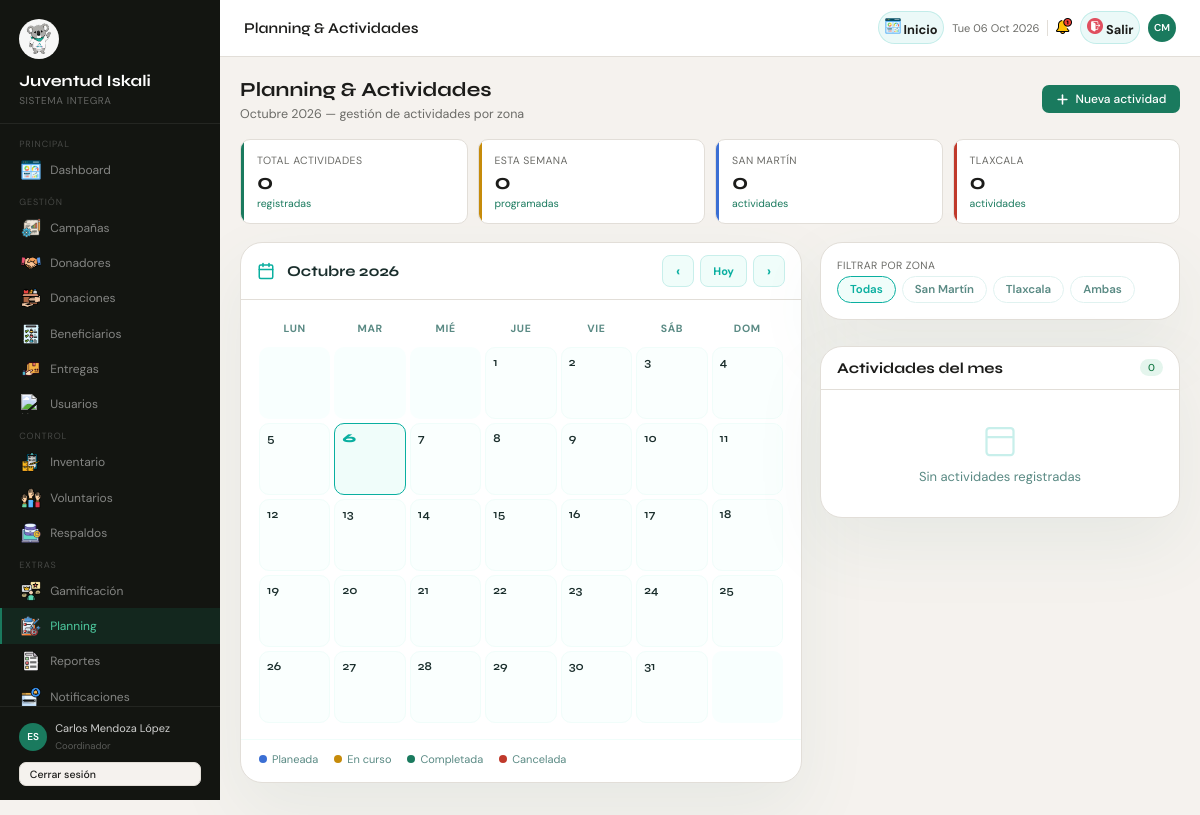
The page /index.php?pagina=planning (signed in) on the database as committed earlier.
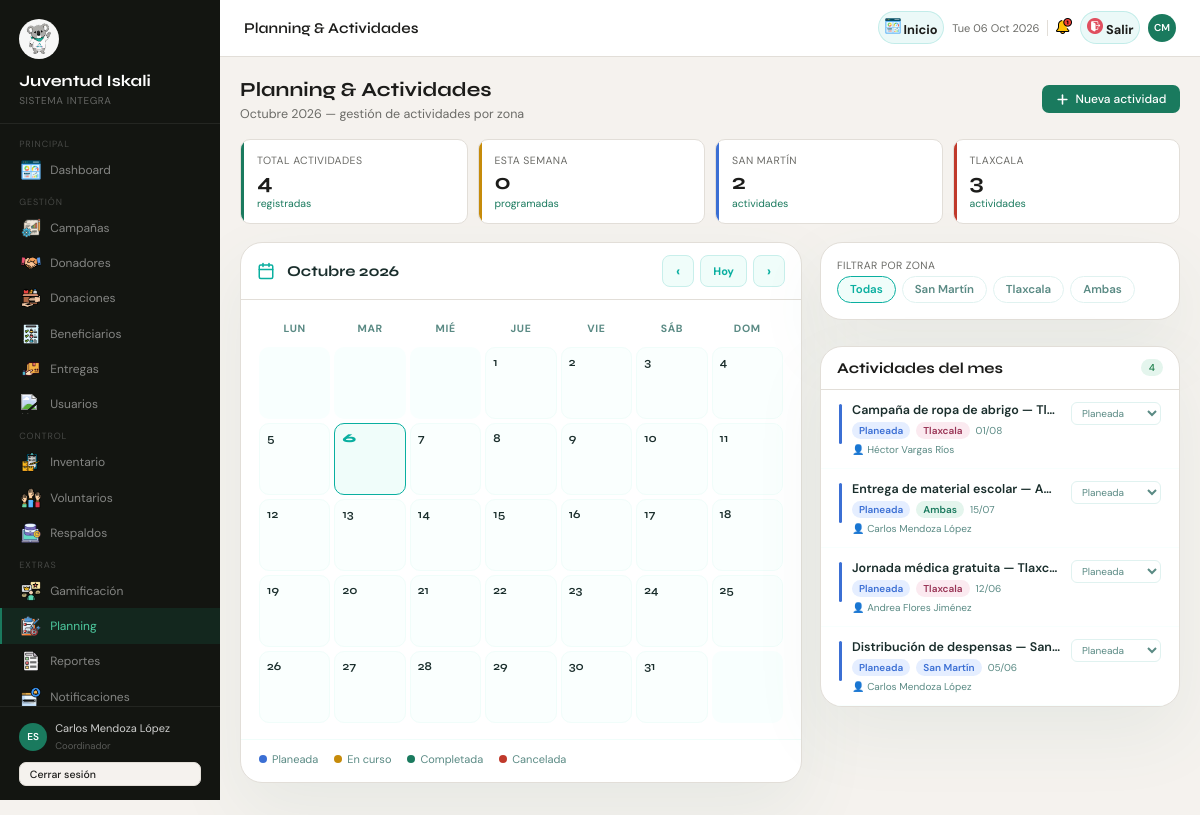
The same page on the database as committed later.
### tables this page shows
CREATE TABLE actividades (
    id_actividad   INT          NOT NULL AUTO_INCREMENT,
    titulo         VARCHAR(150) NOT NULL,
    descripcion    TEXT,
    fecha_inicio   DATETIME     NOT NULL,
    fecha_fin      DATETIME     NOT NULL,
    zona           ENUM('san_martin','tlaxcala','ambas') NOT NULL DEFAULT 'ambas',
    estado         ENUM('planeada','en_curso','completada','cancelada')
                   NOT NULL DEFAULT 'planeada',
    id_responsable INT          NOT NULL,
    creado_en      TIMESTAMP    NOT NULL DEFAULT CURRENT_TIMESTAMP,
    PRIMARY KEY (id_actividad),
    CONSTRAINT chk_act_fechas CHECK (fecha_fin >= fecha_inicio)
);

CREATE TABLE usuarios (
    id_usuario             INT          NOT NULL AUTO_INCREMENT,
    id_rol                 INT          NOT NULL,
    nombre                 VARCHAR(100) NOT NULL,
    apellido               VARCHAR(100) NOT NULL,
    email                  VARCHAR(150) NOT NULL,
    contrasena_hash        VARCHAR(255) NOT NULL,
    activo                 BOOLEAN      NOT NULL DEFAULT TRUE,
    intentos_fallidos      INT          NOT NULL DEFAULT 0,
    fecha_bloqueo_temporal DATETIME,
    ultimo_acceso          DATETIME,
    created_at             DATETIME     NOT NULL DEFAULT CURRENT_TIMESTAMP,
    PRIMARY KEY (id_usuario),
    UNIQUE KEY uq_usuario_email (email)
);

### views/pages/PlanningView.php (the view, shortened to what the changed rows need)
<?php
require_once 'views/layouts/header.php';
$estadoMeta = [
  'planeada'   => ['label' => 'Planeada',   'color' => 'var(--blue)', 'bg' => '#E5EEFF', 'dot' => 'var(--blue)'],
  'en_curso'   => ['label' => 'En curso',   'color' => '#9A6A00', 'bg' => '#FEF5DC', 'dot' => 'var(--amber)'],
  'completada' => ['label' => 'Completada', 'color' => '#157A45', 'bg' => '#E4F5ED', 'dot' => 'var(--accent)'],
  'cancelada'  => ['label' => 'Cancelada',  'color' => 'var(--danger)', 'bg' => '#FDECEA', 'dot' => 'var(--danger)'],
];
$zonaMeta = [
  'san_martin' => ['label' => 'San Martín', 'color' => 'var(--blue)', 'bg' => '#E5EEFF'],
  'tlaxcala'   => ['label' => 'Tlaxcala',   'color' => 'var(--pink)', 'bg' => '#FBEAF0'],
  'ambas'      => ['label' => 'Ambas',       'color' => 'var(--accent)', 'bg' => '#E4F5ED'],
];
$meses_es = [
    1=>'Enero',2=>'Febrero',3=>'Marzo',4=>'Abril',5=>'Mayo',6=>'Junio',
    7=>'Julio',8=>'Agosto',9=>'Septiembre',10=>'Octubre',11=>'Noviembre',12=>'Diciembre'
];
$nombre_mes = $meses_es[$mes_actual] ?? 'Mes';
?>
<div style="display:flex;width:100%;">
  <?php require_once 'views/layouts/sidebar.php'; ?>
  <div class="main">
    <?php require_once 'views/layouts/topbar.php'; ?>
    <div class="content">
      <div style="display:flex;align-items:center;justify-content:space-between;margin-bottom:1.1rem;flex-wrap:wrap;gap:12px;">
        <div>
          <h2 style="font-family:'Syne',sans-serif;font-size:20px;font-weight:700;color:var(--text);margin:0 0 4px;">
            Planning & Actividades
          </h2>
          <p style="font-size:12.5px;color:var(--muted);margin:0;">
            <?= $nombre_mes ?> <?= $anio_actual ?> — gestión de actividades por zona
          </p>
        </div>
        <button class="btn btn-primary" onclick="abrirModal()">
          <svg width="15" height="15" viewBox="0 0 24 24" fill="none" stroke="currentColor" stroke-width="2.5" stroke-linecap="round"><line x1="12" y1="5" x2="12" y2="19"/><line x1="5" y1="12" x2="19" y2="12"/></svg>
          Nueva actividad
        </button>
      </div>
      <div class="kpi-grid" style="grid-template-columns:repeat(4,1fr);">
        <div class="kpi">
          <div class="kpi-label">Total actividades</div>
          <div class="kpi-value"><?= (int)$kpis['total_actividades'] ?></div>
          <div class="kpi-sub">registradas</div>
        </div>
        <div class="kpi amber">
          <div class="kpi-label">Esta semana</div>
          <div class="kpi-value"><?= (int)$kpis['actividades_semana'] ?></div>
          <div class="kpi-sub">programadas</div>
        </div>
        <div class="kpi blue">
          <div class="kpi-label">San Martín</div>
          <div class="kpi-value"><?= (int)$kpis['san_martin'] ?></div>
          <div class="kpi-sub">actividades</div>
        </div>
        <div class="kpi danger">
          <div class="kpi-label">Tlaxcala</div>
          <div class="kpi-value"><?= (int)$kpis['tlaxcala'] ?></div>
          <div class="kpi-sub">actividades</div>
        </div>
      </div>
      <div style="display:grid;grid-template-columns:1fr 360px;gap:18px;align-items:start;">
        <div class="card" style="overflow:hidden;">
          <div class="card-header">
            <div style="display:flex;align-items:center;gap:12px;">
              <svg width="18" height="18" viewBox="0 0 24 24" fill="none" stroke="#0aafa0" stroke-width="2" stroke-linecap="round"><rect x="3" y="4" width="18" height="18" rx="2"/><line x1="16" y1="2" x2="16" y2="6"/><line x1="8" y1="2" x2="8" y2="6"/><line x1="3" y1="10" x2="21" y2="10"/></svg>
              <span style="font-family:'Syne',sans-serif;font-size:15px;font-weight:700;color:#1a2e2c;">
                <?= $nombre_mes ?> <?= $anio_actual ?>
              </span>
            </div>
            <div style="display:flex;gap:6px;">
              <a href="?pagina=planning&mes=<?= $mes_actual > 1 ? $mes_actual-1 : 12 ?>&anio=<?= $mes_actual > 1 ? $anio_actual : $anio_actual-1 ?>"
                 style="display:inline-flex;align-items:center;justify-content:center;width:32px;height:32px;border-radius:8px;background:#f0fdfa;border:1px solid #c8efeb;color:#0aafa0;text-decoration:none;font-size:14px;font-weight:700;transition:background .2s;" title="Mes anterior">‹</a>
              <a href="?pagina=planning&mes=<?= date('m') ?>&anio=<?= date('Y') ?>"
                 style="display:inline-flex;align-items:center;padding:0 12px;height:32px;border-radius:8px;background:#f0fdfa;border:1px solid #c8efeb;color:#0aafa0;text-decoration:none;font-size:11px;font-weight:700;">Hoy</a>
              <a href="?pagina=planning&mes=<?= $mes_actual < 12 ? $mes_actual+1 : 1 ?>&anio=<?= $mes_actual < 12 ? $anio_actual : $anio_actual+1 ?>"
                 style="display:inline-flex;align-items:center;justify-content:center;width:32px;height:32px;border-radius:8px;background:#f0fdfa;border:1px solid #c8efeb;color:#0aafa0;text-decoration:none;font-size:14px;font-weight:700;">›</a>
            </div>
          </div>
          <div style="padding:16px 18px;">
            <div style="display:grid;grid-template-columns:repeat(7,1fr);gap:4px;margin-bottom:6px;">
              <?php foreach(['Lun','Mar','Mié','Jue','Vie','Sáb','Dom'] as $d): ?>
                <div style="text-align:center;font-size:10.5px;font-weight:700;color:#5a8a84;text-transform:uppercase;letter-spacing:.06em;padding:6px 0;"><?= $d ?></div>
              <?php endforeach; ?>
            </div>
            <div style="display:grid;grid-template-columns:repeat(7,1fr);gap:4px;">
              <?php
                $primer_dia   = mktime(0,0,0,$mes_actual,1,$anio_actual);
                $ultimo_dia   = mktime(0,0,0,$mes_actual+1,0,$anio_actual);
                $num_dias     = (int)date('d',$ultimo_dia);
                $inicio_sem   = (int)date('N',$primer_dia);
                $hoy_dia      = (date('m')==$mes_actual && date('Y')==$anio_actual) ? (int)date('d') : 0;
                for ($i=1; $i<$inicio_sem; $i++):
              ?>
                <div style="min-height:72px;border-radius:10px;background:#f8fffe;"></div>
              <?php endfor;
                for ($dia=1; $dia<=$num_dias; $dia++):
                  $tiene = isset($actividades_mes[$dia]) && count($actividades_mes[$dia]) > 0;
                  $esHoy = ($dia === $hoy_dia);
              ?>
                <div style="min-height:72px;border-radius:10px;padding:7px;cursor:pointer;transition:all .15s;border:1px solid <?= $esHoy ? '#0aafa0' : ($tiene ? '#c8efeb' : '#f0fdfa') ?>;background:<?= $esHoy ? '#f0fdfa' : ($tiene ? '#f7fffe' : '#fafffe') ?>;"
                     onclick="verDia(<?= $dia ?>)"
                     onmouseover="this.style.background='#e8f9f7';this.style.borderColor='#0aafa0'"
                     onmouseout="this.style.background='<?= $esHoy ? '#f0fdfa' : ($tiene ? '#f7fffe' : '#fafffe') ?>'; this.style.borderColor='<?= $esHoy ? '#0aafa0' : ($tiene ? '#c8efeb' : '#f0fdfa') ?>'">
                  <div style="display:flex;align-items:center;justify-content:space-between;margin-bottom:4px;">
                    <span style="font-family:'Syne',sans-serif;font-size:12px;font-weight:<?= $esHoy ? '800' : '600' ?>;color:<?= $esHoy ? '#0aafa0' : '#1a2e2c' ?>;"><?= $dia ?></span>
                  </div>
                </div>
              <?php endfor;
                $dias_finales = (7 - (($num_dias + $inicio_sem - 1) % 7)) % 7;
                for ($i=0; $i<$dias_finales; $i++):
              ?>
                <div style="min-height:72px;border-radius:10px;background:#f8fffe;"></div>
              <?php endfor; ?>
            </div>
          </div>
          <div style="padding:12px 18px 16px;border-top:1px solid #f0fdfa;display:flex;gap:16px;flex-wrap:wrap;">
            <?php foreach($estadoMeta as $estado => $meta): ?>
              <div style="display:flex;align-items:center;gap:5px;">
                <div style="width:8px;height:8px;border-radius:50%;background:<?= $meta['dot'] ?>;"></div>
                <span style="font-size:11px;color:#5a8a84;"><?= $meta['label'] ?></span>
              </div>
            <?php endforeach; ?>
          </div>
        </div>
        <div style="display:flex;flex-direction:column;gap:14px;">
          <div class="card" style="padding:16px;">
            <div class="kpi-label">Filtrar por zona</div>
            <div style="display:flex;gap:6px;flex-wrap:wrap;">
              <?php
                $zona_actual = $_GET['zona'] ?? 'todas';
                $zonas_filtro = ['todas'=>['label'=>'Todas','color'=>'#0aafa0','bg'=>'#f0fdfa']] + array_map(fn($z)=>$z, $zonaMeta);
              ?>
              <?php foreach($zonas_filtro as $k => $z): ?>
                <a href="?pagina=planning&mes=<?= $mes_actual ?>&anio=<?= $anio_actual ?>&zona=<?= $k ?>"
                   style="display:inline-flex;align-items:center;padding:5px 12px;border-radius:99px;font-size:11.5px;font-weight:600;text-decoration:none;border:1.5px solid <?= $zona_actual===$k ? $z['color'] : '#e0f2f0' ?>;background:<?= $zona_actual===$k ? $z['bg'] : '#fff' ?>;color:<?= $zona_actual===$k ? $z['color'] : '#5a8a84' ?>;transition:all .15s;">
                  <?= $z['label'] ?>
                </a>
              <?php endforeach; ?>
            </div>
          </div>
          <div class="card" style="overflow:hidden;">
            <div class="card-header">
              <h3>Actividades del mes</h3>
              <span class="badge badge-green"><?= count($actividades) ?></span>
            </div>
            <div style="max-height:420px;overflow-y:auto;">
              <?php if (empty($actividades)): ?>
                <div style="padding:32px;text-align:center;color:#5a8a84;font-size:13px;">
                  <svg width="36" height="36" viewBox="0 0 24 24" fill="none" stroke="#c8efeb" stroke-width="1.5" style="display:block;margin:0 auto 10px;"><rect x="3" y="4" width="18" height="18" rx="2"/><line x1="3" y1="10" x2="21" y2="10"/></svg>
                  Sin actividades registradas
                </div>
              <?php else: ?>
                <?php foreach($actividades as $act):
                  $em = $estadoMeta[$act['estado']] ?? $estadoMeta['planeada'];
                  $zm = $zonaMeta[$act['zona']] ?? $zonaMeta['ambas'];
                  $fi = date('d/m', strtotime($act['fecha_inicio']));
                  $ff = date('d/m', strtotime($act['fecha_fin']));
                ?>
                  <div style="padding:12px 18px;border-bottom:1px solid #f8fffe;transition:background .15s;"
                       onmouseover="this.style.background='#f8fffe'" onmouseout="this.style.background='#fff'">
                    <div style="display:flex;align-items:flex-start;gap:10px;">
                      <div style="width:3px;min-height:40px;border-radius:3px;background:<?= $em['dot'] ?>;flex-shrink:0;margin-top:2px;"></div>
                      <div style="flex:1;min-width:0;">
                        <div style="font-size:12.5px;font-weight:600;color:#1a2e2c;margin-bottom:4px;overflow:hidden;text-overflow:ellipsis;white-space:nowrap;">
                          <?= htmlspecialchars($act['titulo']) ?>
                        </div>
                        <div style="display:flex;align-items:center;gap:6px;flex-wrap:wrap;">
                          <span style="font-size:10px;font-weight:600;color:<?= $em['color'] ?>;background:<?= $em['bg'] ?>;padding:2px 7px;border-radius:99px;"><?= $em['label'] ?></span>
                          <span style="font-size:10px;font-weight:600;color:<?= $zm['color'] ?>;background:<?= $zm['bg'] ?>;padding:2px 7px;border-radius:99px;"><?= $zm['label'] ?></span>
                          <span style="font-size:10px;color:#5a8a84;"><?= $fi ?><?= $fi !== $ff ? " → {$ff}" : '' ?></span>
                        </div>
                        <?php if (!empty($act['nombre'])): ?>
                          <div style="font-size:10px;color:#5a8a84;margin-top:4px;">
                            👤 <?= htmlspecialchars($act['nombre'].' '.$act['apellido']) ?>
                          </div>
                        <?php endif; ?>
                      </div>
                      <select onchange="cambiarEstado(<?= (int)$act['id_actividad'] ?>, this.value)"
                              style="font-size:10px;border:1px solid #e0f2f0;border-radius:6px;padding:3px 6px;color:#5a8a84;background:#fff;cursor:pointer;max-width:90px;flex-shrink:0;">
                        <?php foreach($estadoMeta as $ek => $ev): ?>
                          <option value="<?= $ek ?>" <?= $act['estado']===$ek ? 'selected' : '' ?>><?= $ev['label'] ?></option>
                        <?php endforeach; ?>
                      </select>
                    </div>
                  </div>
                <?php endforeach; ?>
              <?php endif; ?>
            </div>
          </div>
        </div>
      </div>
    </div>
  </div>
</div>
<?php require_once 'views/layouts/footer.php';

Rows that differ between the two databases and show on the page:
added actividades: titulo "Campaña de ropa de abrigo — Tl…", estado "Planeada", zona "Tlaxcala", fecha_inicio "01/08", id_responsable.apellido "Héctor Vargas Ríos", estado+id_actividad "Planeada"
added actividades: titulo "Entrega de material escolar — A…", estado "Planeada", zona "Ambas", fecha_inicio "15/07", id_responsable.apellido "Carlos Mendoza López", estado+id_actividad "Planeada"
added actividades: titulo "Jornada médica gratuita — Tlaxc…", estado "Planeada", zona "Tlaxcala", fecha_inicio "12/06", id_responsable.apellido "Andrea Flores Jiménez", estado+id_actividad "Planeada"
added actividades: titulo "Distribución de despensas — San…", estado "Planeada", zona "San Martín", fecha_inicio "05/06", id_responsable.apellido "Carlos Mendoza López", estado+id_actividad "Planeada"
Other text that changed with them:
$kpis['total_actividades']: "0" → "4"
$kpis['san_martin']: "0" → "2"
$kpis['tlaxcala']: "0" → "3"
count($actividades): "0" → "4"
text no longer shown: "Sin actividades registradas"
